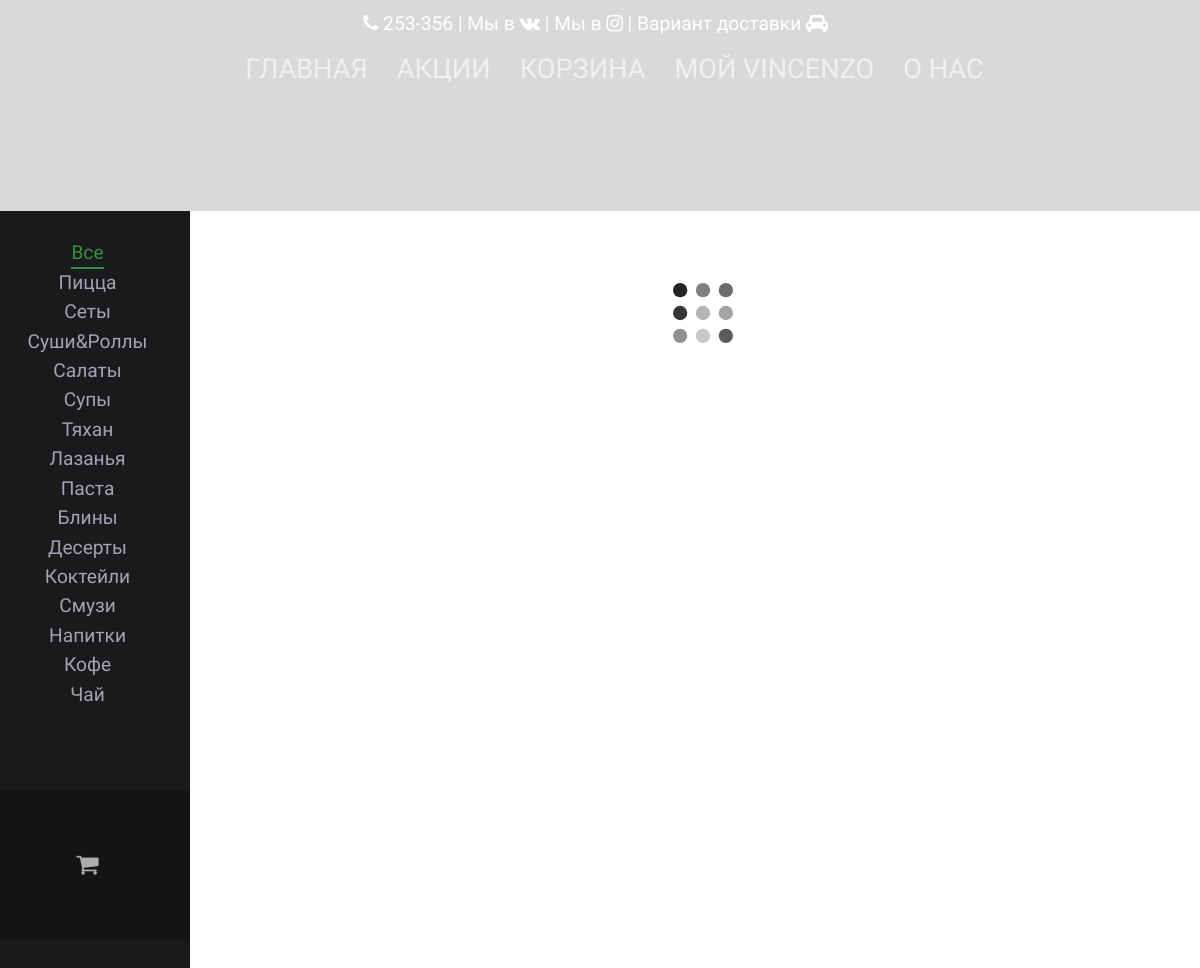
The page / on the database its author committed.
### app/models.py (models this page shows, shortened)
class Category(db.Model):
    id = db.Column(db.Integer, primary_key=True)
    category_name = db.Column(db.String(50))
    alias = db.Column(db.String(50))
    sous = db.Column(db.Boolean, default=False)
    cafe = db.Column(db.Boolean, default=True)
    sort = db.Column(db.Integer)

### app/views.py (the view, shortened to what this page needs)
@app.route('/')
def index():
    select_sale = Sale.query.all()
    delivery = request.cookies.get('delivery')
    if current_user.id is None:
        select_category = Category.query.all()
        all_items = db.session.query(Items, Category).join(Category, Items.category_id == Category.id).all()
        return render_template("page.html", type=select_category, sales=select_sale,
                               delivery=delivery, items=all_items,
                               title="Vincenzo")

### app/views.py (called while the page is built)
def filter_shuffle(seq):
    try:
        result = list(seq)
        random.shuffle(result)
        return result
    except:
        return seq

@app.before_request
def before_request():
    delivery = request.cookies.get('delivery')
    if delivery == "deliveryincafe":
        g.deliverymethod = u"В кафе"
        g.global_sale = 0
    elif delivery == "deliverymyself":
        g.deliverymethod = u"Самовывоз"
        g.global_sale = 10
    elif delivery == "deliveryinhome":
        g.deliverymethod = u"Доставка на дом"
        g.global_sale = 0
    else:
        g.deliverymethod = u"Доставка на дом"
        g.global_sale = 0
    g.delivery = delivery
    g.user = current_user

### app/templates/page.html (shortened to what this page needs)
{% extends "base.html" %}
{% block head %}
    <link rel="stylesheet" type="text/css"
          href="{{ url_for('static', filename='fonts/pixelfabric-clothes/style.css') }}"/>
    <link rel="stylesheet" type="text/css"
          href="https://maxcdn.bootstrapcdn.com/font-awesome/4.5.0/css/font-awesome.min.css">
          rel='stylesheet' type='text/css'> {% endblock %} {% block navigation %}
    <div class="container index_page">
        <div class="row">
            <div class="contacts-top">
                <a class="phone-top" href="tel:253-356"><i class="fa fa-phone"></i> 253-356</a> |
                <a href="https://vk.com/nv_pizza">Мы в <i class="fa fa-vk"></i></a> |
                <a href="https://www.instagram.com/sir_vincenzo/">Мы в <i class="fa fa-instagram"></i></a> |
                <a href="#" onclick='$("#select_delivery").nifty("show");'>Вариант доставки <i
                        class="fa fa-car"></i></a>
            </div>
        </div>
        <div class="row">
            <ul id="menu">
                <li><a href="{{ url_for('index') }}">Главная</a></li>
                <li><a href="{{ url_for('sales') }}">Акции</a></li>
                <li><a class="showCart" href="#">Корзина</a></li>
                <li><a href="#!">Мой Vincenzo</a>
                </li>
                <li><a href="{{ url_for('about_us') }}">О нас</a></li>
            </ul>
        </div>
    </div>
{% endblock %} {% block slider %}
    <div id="owl-demo" class="owl-carousel">
        {% for sale in sales %}
            <div><a href="{{ url_for('one_sale',sale_id=sale.id) }}"><img
                    src="{{ url_for('static',filename='upload/'+sale.img) }}"></a></div>
        {% endfor %}
    </div>
{% endblock %} {% block body %}
    <div class="row" id="allCatalog" style="position: relative;">
        <div id="bar" class="bar col-sm-2 col-md-2">
            <div class="filter">
                <button id="fulls" class="action filter__item filter__item--selected" data-filter="*">Все</button>
                <br> {% for field in type|sort(attribute='sort') %}
                <button class="action filter__item" data-filter=".{{ field.alias }}"><span
                        class="action__text">{{ field.category_name }}</span></button>
                <br> {% endfor %}
                <button class="action filter__item" onclick="    $.cookie('localLinkClicked', true)
;window.location.href='/tea'"> <span
                        class="action__text"> Чай</span></button>
            </div>
            <button class="cart">
                <i class="cart__icon fa fa-shopping-cart"></i>
            </button>
        </div>
        <div class="view col-sm-10 col-md-10 ">
            <section class="grid grid--loading">
                <img class="grid__loader" src="{{ url_for('static',filename='img/grid.svg') }}" width="60"
                     alt="Loader image"/>
                <div class="grid__sizer"></div>
            </section>
        </div>
    </div>
{% endblock %}

### rows shown on the page
Category: category_name "Пицца"
Category: category_name "Сеты"
Category: category_name "Суши&Роллы"
Category: category_name "Салаты"
Category: category_name "Супы"
Category: category_name "Тяхан"
Category: category_name "Лазанья"
Category: category_name "Паста"
Category: category_name "Блины"
Category: category_name "Десерты"
Category: category_name "Коктейли"
Category: category_name "Смузи"
Category: category_name "Напитки"
Category: category_name "Кофе"
